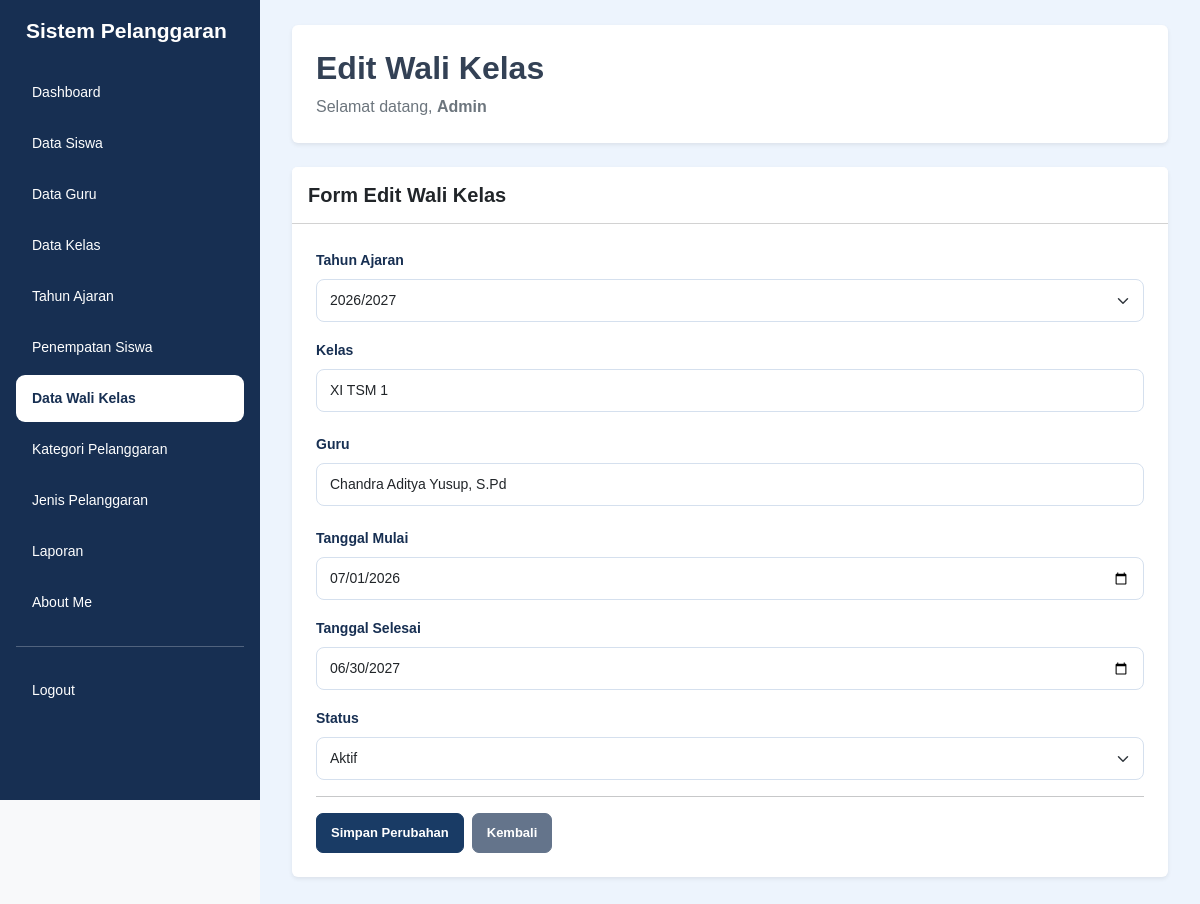
Screenshot of /edit_wali_kelas.php?id=139 (signed in) with the database file from the repository.
### tables this page shows
CREATE TABLE `t_wali_kelas` (
  `id` int(11) NOT NULL,
  `tahun_ajaran_id` int(11) NOT NULL,
  `kelas_id` int(11) NOT NULL,
  `guru_id` int(11) NOT NULL,
  `tanggal_mulai` date NOT NULL,
  `tanggal_selesai` date NOT NULL,
  `status_aktif` tinyint(1) NOT NULL,
  `created_at` timestamp NOT NULL DEFAULT current_timestamp(),
  `updated_at` timestamp NOT NULL DEFAULT current_timestamp()
);

CREATE TABLE `t_tahun_ajaran` (
  `id` int(11) NOT NULL,
  `nama` varchar(20) NOT NULL,
  `tanggal_mulai` date NOT NULL,
  `tanggal_selesai` date NOT NULL,
  `status_aktif` tinyint(1) NOT NULL,
  `created_at` timestamp NOT NULL DEFAULT current_timestamp(),
  `updated_at` timestamp NOT NULL DEFAULT current_timestamp()
);

CREATE TABLE `t_kelas` (
  `id` int(11) NOT NULL,
  `nama` varchar(100) NOT NULL,
  `tingkat` varchar(20) NOT NULL,
  `jurusan` varchar(100) NOT NULL,
  `status_aktif` tinyint(1) NOT NULL,
  `created_at` timestamp NOT NULL DEFAULT current_timestamp(),
  `updated_at` timestamp NOT NULL DEFAULT current_timestamp()
);

CREATE TABLE `t_guru` (
  `id` int(11) NOT NULL,
  `nip` varchar(30) NOT NULL,
  `nama` varchar(30) NOT NULL,
  `email` varchar(150) NOT NULL,
  `status_aktif` tinyint(1) NOT NULL,
  `user_id` int(11) NOT NULL,
  `created_at` timestamp NOT NULL DEFAULT current_timestamp(),
  `updated_at` timestamp NOT NULL DEFAULT current_timestamp()
);

### edit_wali_kelas.php (the view, shortened to what this page needs)
<?php
include 'config/koneksi.php';
$name = $_SESSION['name'] ?? 'Admin';
$id = $_GET['id'] ?? '';
$query = mysqli_query($koneksi, "
    SELECT * FROM t_wali_kelas
    WHERE id = '$id'
");
$data = mysqli_fetch_assoc($query);
$query_tahun = mysqli_query($koneksi, "
    SELECT * FROM t_tahun_ajaran
    WHERE status_aktif = 1 OR id = '{$data['tahun_ajaran_id']}'
");
$query_kelas = mysqli_query($koneksi, "
    SELECT * FROM t_kelas
    WHERE status_aktif = 1 OR id = '{$data['kelas_id']}'
");
$query_guru = mysqli_query($koneksi, "
    SELECT * FROM t_guru
    WHERE status_aktif = 1 OR id = '{$data['guru_id']}'
");
$daftar_kelas = [];
while ($kelas = mysqli_fetch_assoc($query_kelas)) {
    $daftar_kelas[] = $kelas;
}
$daftar_guru = [];
while ($guru = mysqli_fetch_assoc($query_guru)) {
    $daftar_guru[] = $guru;
}
$nama_kelas = '';
$nama_guru = '';
foreach ($daftar_kelas as $kelas) {
    if ($kelas['id'] == $data['kelas_id']) {
        $nama_kelas = $kelas['nama'];
    }
}
foreach ($daftar_guru as $guru) {
    if ($guru['id'] == $data['guru_id']) {
        $nama_guru = $guru['nama'];
    }
}
?>
<!DOCTYPE html>
<html lang="id">
<head>
    <link href="https://cdn.jsdelivr.net/npm/bootstrap@5.3.8/dist/css/bootstrap.min.css" rel="stylesheet">
    <link rel="stylesheet" href="style/style.css">
</head>
<body class="bg-light">
    <div class="sidebar col-md-3 col-lg-2 position-fixed top-0 start-0 vh-100 p-3 overflow-auto">
        <h4 class="text-white mb-4">Sistem Pelanggaran</h4>
        <ul class="nav nav-pills flex-column gap-1">
            <li class="nav-item">
                <a href="dashboard.php" class="nav-link text-white">Dashboard</a>
            </li>
            <li class="nav-item">
                <a href="data_siswa.php" class="nav-link text-white">Data Siswa</a>
            </li>
            <li class="nav-item">
                <a href="data_guru.php" class="nav-link text-white">Data Guru</a>
            </li>
            <li class="nav-item">
                <a href="data_kelas.php" class="nav-link text-white">Data Kelas</a>
            </li>
            <li class="nav-item">
                <a href="data_tahun_ajaran.php" class="nav-link text-white">Tahun Ajaran</a>
            </li>
            <li class="nav-item">
                <a href="data_penempatan_siswa.php" class="nav-link text-white">Penempatan Siswa</a>
            </li>
            <li class="nav-item">
                <a href="data_wali_kelas.php" class="nav-link active">Data Wali Kelas</a>
            </li>
            <li class="nav-item">
                <a href="data_kategori_pelanggaran.php" class="nav-link text-white">Kategori Pelanggaran</a>
            </li>
            <li class="nav-item">
                <a href="data_jenis_pelanggaran.php" class="nav-link text-white">Jenis Pelanggaran</a>
            </li>
            <li class="nav-item">
                <a href="laporan.php" class="nav-link text-white">Laporan</a>
            </li>
            <li class="nav-item">
                <a href="about_me.php" class="nav-link text-white">About Me</a>
            </li>
            <hr class="border-white">
            <li class="nav-item">
                <a href="logout.php" class="nav-link text-white">Logout</a>
            </li>
        </ul>
    </div>
    <main class="content-main">
        <div class="page-content">
            <div class="bg-white rounded shadow-sm p-4 mb-4">
                <h2 class="fw-bold mb-2">Edit Wali Kelas</h2>
                <p class="text-secondary mb-0">
                    Selamat datang, <b><?= htmlspecialchars($name); ?></b>
                </p>
            </div>
            <div class="card shadow-sm border-0">
                <div class="card-header bg-white p-3">
                    <h5 class="mb-0 fw-bold">Form Edit Wali Kelas</h5>
                </div>
                <div class="card-body p-4">
                    <form action="proses_edit_wali_kelas.php?id=<?= $id; ?>" method="POST" id="formWaliKelas">
                        <div class="mb-3">
                            <label class="form-label fw-semibold">Tahun Ajaran</label>
                            <select name="tahun_ajaran_id" class="form-select" required>
                                <?php while ($tahun = mysqli_fetch_assoc($query_tahun)) { ?>
                                    <option value="<?= $tahun['id']; ?>"
                                        <?= $tahun['id'] == $data['tahun_ajaran_id'] ? 'selected' : ''; ?>>
                                        <?= htmlspecialchars($tahun['nama']); ?>
                                    </option>
                                <?php } ?>
                            </select>
                        </div>
                        <div class="mb-3">
                            <label class="form-label fw-semibold">Kelas</label>
                            <input type="text"
                                   id="cari_kelas"
                                   class="form-control"
                                   placeholder="Cari nama kelas..."
                                   value="<?= htmlspecialchars($nama_kelas); ?>"
                                   autocomplete="off"
                                   required>
                        </div>
                        <div class="mb-3">
                            <label class="form-label fw-semibold">Guru</label>
                            <input type="text"
                                   id="cari_guru"
                                   class="form-control"
                                   placeholder="Cari nama guru..."
                                   value="<?= htmlspecialchars($nama_guru); ?>"
                                   autocomplete="off"
                                   required>
                        </div>
                        <div class="mb-3">
                            <label class="form-label fw-semibold">Tanggal Mulai</label>
                            <input type="date"
                                   name="tanggal_mulai"
                                   class="form-control"
                                   value="<?= $data['tanggal_mulai']; ?>"
                                   required>
                        </div>
                        <div class="mb-3">
                            <label class="form-label fw-semibold">Tanggal Selesai</label>
                            <input type="date"
                                   name="tanggal_selesai"
                                   class="form-control"
                                   value="<?= $data['tanggal_selesai']; ?>">
                        </div>
                        <div class="mb-3">
                            <label class="form-label fw-semibold">Status</label>
                            <select name="status_aktif" class="form-select" required>
                                <option value="1" <?= $data['status_aktif'] == 1 ? 'selected' : ''; ?>>
                                    Aktif
                                </option>
                            </select>
                        </div>
                        <hr>
                        <div class="d-flex gap-2 mt-3">
                            <button type="submit" name="update" class="btn btn-primary">
                                Simpan Perubahan
                            </button>
                            <a href="data_wali_kelas.php" class="btn btn-secondary">
                                Kembali
                            </a>
                        </div>
                    </form>
                </div>
            </div>
        </div>
    </main>
</body>
</html>

### style/style.css (style rules this page uses)
* { box-sizing: border-box; }
html { width: 100%; min-height: 100%; overflow-x: hidden; }
body { width: 100%; min-height: 100vh; margin: 0; padding: 0; font-family: Arial, Helvetica, sans-serif; background-color: #edf4fd; color: #334155; }
a { text-decoration: none; }
.sidebar { position: fixed !important; top: 0; left: 0; width: 260px !important; max-width: 260px !important; height: 100vh; padding: 24px 15px; background-color: #172f52 !important; z-index: 1001; overflow-y: auto; overflow-x: hidden; flex: none !important; }
.sidebar h4 { color: #ffffff; font-size: 21px; font-weight: 700; margin: 0 0 38px; padding: 0 10px; line-height: 1.4; }
.sidebar .nav { display: flex; flex-direction: column; gap: 7px; }
.sidebar .nav-item { width: 100%; }
.sidebar .nav-link { display: block; width: 100%; padding: 13px 16px; border-radius: 9px; color: #e2eaf6; font-size: 14px; font-weight: 500; transition: all 0.2s ease; }
.sidebar .nav-link.active { background-color: #ffffff !important; color: #172f52 !important; font-weight: 700; }
.content-main { display: block !important; position: relative; width: calc(100% - 260px) !important; max-width: none !important; min-height: 100vh; margin-left: 260px !important; margin-right: 0 !important; padding: 25px 32px 35px !important; background-color: #edf4fd; overflow-x: hidden; }
.btn { display: inline-flex; justify-content: center; align-items: center; border-radius: 7px; padding: 9px 14px; font-size: 13px; font-weight: 600; white-space: nowrap; transition: all 0.2s ease; }
.btn-primary { background-color: #193b65; border-color: #193b65; color: #ffffff; }
.btn-secondary { background-color: #64748b; border-color: #64748b; color: #ffffff; }
.form-label { color: #172f52; font-size: 14px; font-weight: 600; }
.form-control, .form-select { padding: 10px 13px; border: 1px solid #d5e0ee; border-radius: 8px; font-size: 14px; }
@media (min-width: 768px) { .content-main { padding-top: 25px !important; } }

### rows the page displays
t_wali_kelas: tahun_ajaran_id "2026/2027", tanggal_mulai "07/01/2026", tanggal_selesai "06/30/2027", status_aktif "Aktif"
t_kelas: nama "XI TSM 1"
t_guru: nama "Chandra Aditya Yusup, S.Pd"

### other values shown
$name "Admin"
